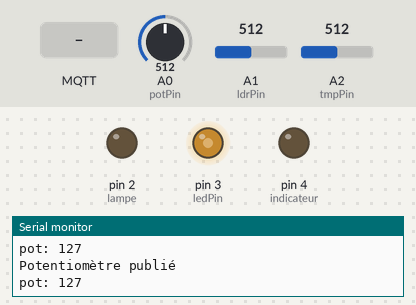
The sketch below on a simulated Arduino Uno WiFi Rev2. On the bench: output pins drawn as LEDs (lit = HIGH), the last lines printed to the serial monitor. Inputs (shaded band) come from the test bench; at power-on: A0 (potPin) = 512, A1 (ldrPin) = 512, A2 (tmpPin) = 512. WiFi joins after 1.5 s; servers stay silent unless stated; no MQTT or app messages arrive unless stated; not simulated (calls return 0 or success): arduino_secrets.h; names the files do not define were given values by the test bench: MQTT_PORT = 1883.

Above: at 12.8 s.
12.9 s: MQTT message "1" arrives on the first subscribed topic
At 13.7 s:
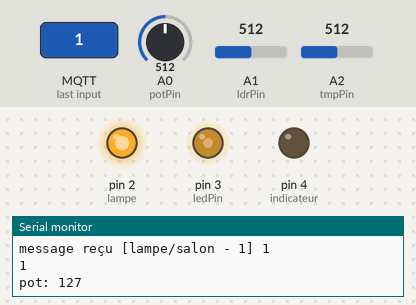
14.4 s: A0 (potPin) set to 716
At 15.4 s:
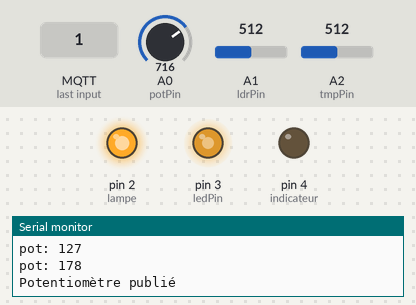
16.3 s: MQTT message "on" arrives on the first subscribed topic
At 17.5 s:
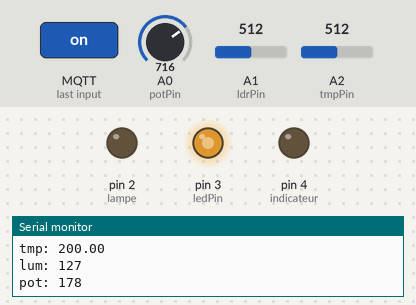
17.8 s: A1 (ldrPin) set to 527
At 21.7 s:
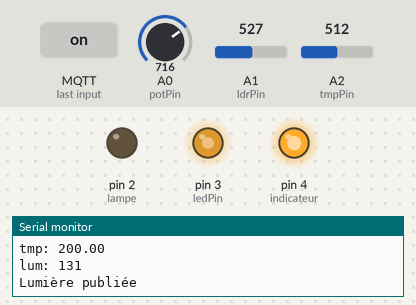
23.3 s: A0 (potPin) set to 900
At 24.7 s:
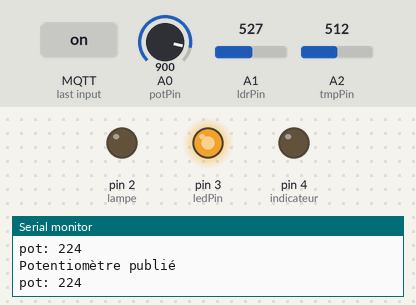
25.3 s: A0 (potPin) set to 122
At 26.2 s:
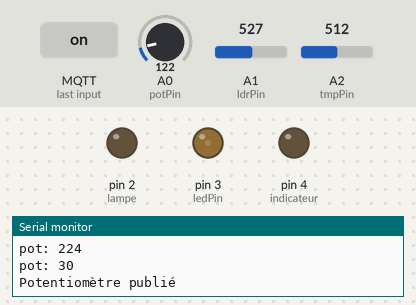
Timing chart, 0 to 28.3 s (numbered marks = the images above; inputs shaded):
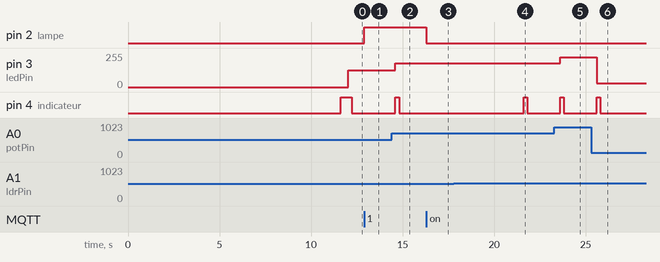

The sketch:

mqtt-logger.ino
```cpp
/*
  mqtt-logger

  ce croquis se connecte à un serveur Mosquitto pour publier la
  température, la luminosité et la valeur d'un potentiomètre.

  le potentiomètre permet de faire briller une LED

  Circuit:
   carte UNO WiFi Rev.2

  TMP36: connecté en A2
  LDR: connecté en A1
  potentiomètre: connecté en A0
  LED: connectée en D3 (brillance gérée par potentiomètre)
  LED connectée en D2: on/off selon dernier message MQTT reçu
  LED connectée en D4:
    clignote sans interruption en cas de problème
    clignote pour signaler l'envoi de message
*/

#include <SPI.h>
#include <WiFiNINA.h>
#include <PubSubClient.h>

#include "arduino_secrets.h"
char ssid[] = SECRET_SSID;  // livebox
char pass[] = SECRET_PASS;  // clé WPA

int status = WL_IDLE_STATUS;

// création du client WIFI
WiFiClient client;

// création du client MQTT
PubSubClient mqttclient(client);

// adresse et port du serveur Mosquitto
char mqtt_server[] = MQTT_SERVER;
int mqtt_port = MQTT_PORT;

// nom et mot de passe pour connexion MQTT
char mqtt_user[] = MQTT_USER;
char mqtt_pass[] = MQTT_PASS;

// variables pour la gestion des capteurs et LEDs
const int potPin = A0;
const int tmpPin = A2;
const int ldrPin = A1;
const int ledPin = 3;
const int lampe = 2;
const int indicateur = 4;

float tempAvant = 0.0;
int lumAvant = 0;
int ledAvant = 0;

// variables pour les intervalles de capture
unsigned long capteurAvant = 0;
unsigned long potAvant = 0;
const long priseCapteur = 5000; // 5 secondes
const long prisePot = 1000; // 1 secondes

// compteur pour connexion Wifi et MQTT
int tentatives = 0;

void setup() {
  Serial.begin(9600);

  // préparation des entrées-sorties
  pinMode (ledPin, OUTPUT);
  digitalWrite(ledPin, LOW);
  pinMode (lampe, OUTPUT);
  digitalWrite (lampe, LOW);
  pinMode (indicateur, OUTPUT);
  digitalWrite (indicateur, LOW);

  // vérification du module WIFI
  if (WiFi.status() == WL_NO_MODULE) {
    Serial.println(F("Communication avec le module Wifi en échec!"));
    // attente infinie
    while (true) {
      digitalWrite (indicateur, HIGH);
      delay (100);
      digitalWrite (indicateur, LOW);
    }
  }

  // vérification de la version du firmware
  String fv = WiFi.firmwareVersion();
  if (fv < "1.0.0") {
    Serial.println(F("Mise à jour firmware wifi requise"));
  }

  // tentative de connection au réseau
  tentatives = 0;
  while ((status != WL_CONNECTED) and (tentatives < 10)) {
    Serial.print(F("Tentative de connexion: "));
    Serial.println(ssid);
    status = WiFi.begin(ssid, pass);
    // attente 10 secondes
    delay(10000);
    tentatives += 1;
  }
  if (tentatives >= 10) {
    Serial.print (F("Abandon Wifi"));
    while (true) {
      digitalWrite (indicateur, HIGH);
      delay (300);
      digitalWrite (indicateur, LOW);
    }
  }
  Serial.println(F("Connexion réussie"));
  printWifiStatus();

  // initialisation du client MQTT
  mqttclient.setServer (mqtt_server, mqtt_port);
  mqttclient.setCallback (callback);

  // connexion au serveur mosquitto
  tentatives = 0;
  while ((!mqttclient.connected()) and (tentatives < 5)) {
    reconnect();
    tentatives += 1;
  }

  if (tentatives >= 5) {
    Serial.print (F("Erreur conexion MQTT"));
    for (int i = 0; i < 5; i++) {
      digitalWrite (indicateur, HIGH);
      delay (500);
      digitalWrite (indicateur, LOW);
    }
  }
  // abonnement au topic "lampe"
  if (!mqttclient.subscribe ("lampe/salon")) {
    Serial.println (F("Erreur abonnement"));
    for (int i = 0; i < 5; i++) {
      digitalWrite (indicateur, HIGH);
      delay (400);
      digitalWrite (indicateur, LOW);
    }
  }
}

void loop() {
  unsigned long maintenant = millis ();

  // vérifie l'arrivée de message
  mqttclient.loop ();

  if ((maintenant - capteurAvant) >= priseCapteur) {
    capteurAvant = maintenant;
    // récupération de la température
    int sensor = analogRead (tmpPin);
    float tmpVolt = (sensor / 1024.0) * 5.0;
    float temperature = (tmpVolt - 0.5) * 100;
    Serial.print (F("tmp: ")); Serial.println (temperature);

    // récupération de la luminosité
    sensor = analogRead (ldrPin);
    int lumiere = map (sensor, 0, 1023, 0, 255);
    Serial.print (F("lum: ")); Serial.println (lumiere);

    // connexion au serveur mosquitto
    tentatives = 0;
    while ((!mqttclient.connected()) and (tentatives < 5)) {

      reconnect();
      tentatives += 1;
    }

    if (tentatives >= 5) {
      Serial.print (F("Erreur conexion MQTT"));
      for (int i = 0; i < 5; i++) {
        digitalWrite (indicateur, HIGH);
        delay (500);
        digitalWrite (indicateur, LOW);
      }
    } else {
      if (temperature != tempAvant) {
        tempAvant = temperature;
        // publication de la température
        char message[8];
        dtostrf (temperature, 4, 2, message);
        if (mqttclient.publish(F("temperature/salon"), message, true)) {
          Serial.println (F("Température publiée"));
          digitalWrite (indicateur, HIGH); delay (200); digitalWrite (indicateur, LOW);
        } else {
          Serial.print(F("Echec publication, rc="));
          Serial.print(mqttclient.state());
        }
      }

      if (lumiere != lumAvant) {
        lumAvant = lumiere;
        // publication de la lumière
        char message [4];
        itoa (lumiere, message, 10);
        if (mqttclient.publish(F("lumiere/salon"), message, true)) {
          Serial.println (F("Lumière publiée"));
          digitalWrite (indicateur, HIGH); delay (200); digitalWrite (indicateur, LOW);
        } else {
          Serial.print(F("Echec publication, rc="));
          Serial.print(mqttclient.state());
        }
      }
    }
  }

  if ((maintenant - potAvant) >= prisePot) {
    potAvant = maintenant;
    // lecture du potentiomètre
    int sensor = analogRead (potPin);
    int ledValeur = map (sensor, 0, 1023, 0, 255);
    analogWrite (ledPin, ledValeur);
    Serial.print (F("pot: ")); Serial.println (ledValeur);

    // connexion au serveur mosquitto
    tentatives = 0;
    while ((!mqttclient.connected()) and (tentatives < 5)) {
      reconnect();
      tentatives += 1;
    }

    if (tentatives >= 5) {
      Serial.print (F("Erreur conexion MQTT"));
      for (int i = 0; i < 5; i++) {
        digitalWrite (indicateur, HIGH);
        delay (500);
        digitalWrite (indicateur, LOW);
      }
    } else {
      if (ledValeur != ledAvant) {
        ledAvant = ledValeur;
        // publication du potentiomètre
        char message [4];
        itoa (ledValeur, message, 10);
        if (mqttclient.publish(F("pot/salon"), message, true)) {
          Serial.println (F("Potentiomètre publié"));
          digitalWrite (indicateur, HIGH); delay (200); digitalWrite (indicateur, LOW);
        } else {
          Serial.print(F("Echec publication, rc="));
          Serial.print(mqttclient.state());
        }
      }
    }
  }
}
```

fonctions.ino
```cpp
// fonction appelée sur réception d'un message
void callback (char *topic, byte* message, unsigned int taille) {
  Serial.print ("message reçu ["); Serial.print (topic);
  Serial.print (" - "); Serial.print (taille);
  Serial.print("] ");
  for (int i = 0; i < taille; i++) {
    Serial.print((char)message[i]);
  }
  Serial.println();

  char cmd [5];
  memcpy (cmd, message, taille);
  cmd [taille] = '\0';
  int action = (int) strtol (cmd, (char**)NULL, 10);
  Serial.println (action);
  if (action == 0) {
    digitalWrite (lampe, LOW);
  } else if (action == 1) {
    digitalWrite (lampe, HIGH);
  } else {
    Serial.println ("erreur message");
  }
}

// connexion au serveur Mosquitto
void reconnect() {
  Serial.print(F("Tentative de connexion MQTT..."));
  if (mqttclient.connect("arduinoClient", mqtt_user, mqtt_pass, "erreur/salon", 0, 1, "Bye")) {
    Serial.println(F("Connexion réussie"));
  } else {
    Serial.print(F("connexion en échec, rc="));
    Serial.print(mqttclient.state());
    Serial.println(F(" tentative dans 2 secondes"));
    delay(2000);
  }
}

void printWifiStatus() {
  // affiche le nom de la box
  Serial.print(F("SSID: "));
  Serial.println(WiFi.SSID());

  // affiche l'adresse IP
  IPAddress ip = WiFi.localIP();
  Serial.print(F("Adresse IP: "));
  Serial.println(ip);

  // affiche la force du signal
  long rssi = WiFi.RSSI();
  Serial.print(F("Force du signal (RSSI): "));
  Serial.print(rssi);
  Serial.println(F(" dBm"));
}
```

Measured:
- the behaviour switches between 513 and 514 on A1 (ldrPin) (found by bisection; images 3 and 4)
- after the input at 12.9 s, pin 2 (lampe): LOW → HIGH at once
- after the input at 14.4 s, pin 3 (ledPin): 127/255 → 178/255 after 0.21 s; pin 4 (indicateur): LOW → HIGH after 0.21 s, → LOW 0.20 s later
- after the input at 16.3 s, pin 2 (lampe): HIGH → LOW at once
- after the input at 17.8 s, pin 4 (indicateur): LOW → HIGH after 3.8 s, → LOW 0.20 s later
- after the input at 23.3 s, pin 3 (ledPin): 178/255 → 224/255 after 0.31 s; pin 4 (indicateur): LOW → HIGH after 0.31 s, → LOW 0.20 s later
- after the input at 25.3 s, pin 3 (ledPin): 224/255 → 30/255 after 0.31 s; pin 4 (indicateur): LOW → HIGH after 0.31 s, → LOW 0.20 s later
